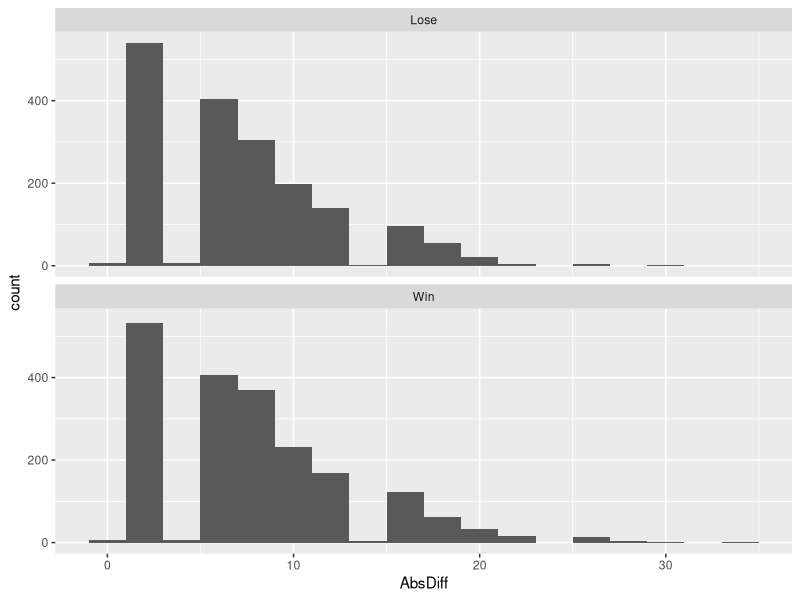
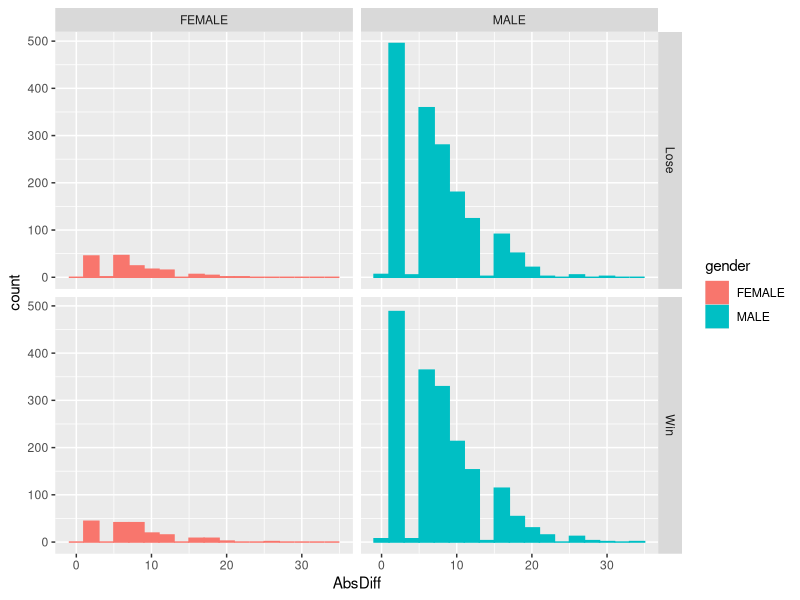
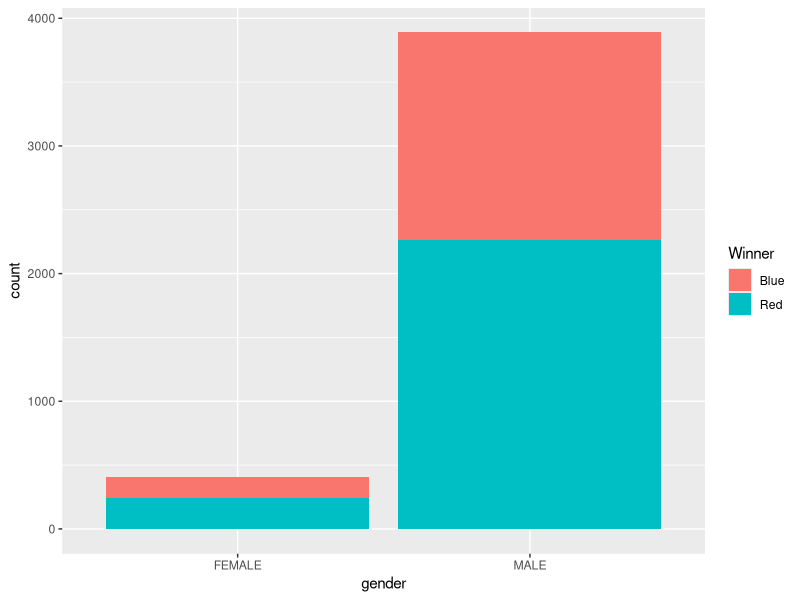

These figures' R source, in order:
## ---- chunk 1
knitr::opts_chunk$set(echo = TRUE)

library(dplyr)
library(ggplot2)
# library(here)
## ---- chunk 2
df <- read.csv('ufc-master.csv')

head(df)

names(df)

summary(df)
## ---- chunk 3
# Question: Does the fighter with the longer reach win more frequently?

# Create a smaller data frame
reach <- df[,c('Winner', 'B_Reach_cms', 'R_Reach_cms')]

# Calculate the difference in reach (positive = blue advantage)
reach$Diff <- reach$B_Reach_cms - reach$R_Reach_cms

# There is an outlier that makes no sense, so remove it
reach <- reach[reach$Diff > -50,]

# Remove all cases where the players had equal reach
reach <- subset(reach, !(Diff == 0))

# Identify the fighter with the longer reach
reach$Advantage <-
  case_when(
    reach$Diff > 0 ~ 'Blue',
    reach$Diff < 0 ~ 'Red'
  )

# Identify if the advantaged fighter won
reach$AdWin <-
  case_when(
    reach$Advantage == reach$Winner ~ 'Win',
    reach$Advantage != reach$Winner ~ 'Lose'
  )

reach$AdWin <- as.factor(reach$AdWin)

# Take the absolute value of the difference
reach$AbsDiff <- abs(reach$Diff)

# Plot the data
reach.hist <- ggplot(reach, aes(x = AbsDiff))
reach.hist +
  geom_histogram(binwidth = 2) +
  facet_wrap(~ AdWin, ncol = 1)

# Create the logistic regression
reach.model <- glm(AdWin ~ AbsDiff, data = reach, family = binomial())

# Display summary
summary(reach.model)

## ---- chunk 4
# Question: Does gender impact whether the fighter with the longer reach will win more frequently?

# Create a smaller data frame
reach_gender <- df[,c('Winner', 'gender', 'B_Reach_cms', 'R_Reach_cms')]

# Convert gender into levels
reach_gender$gender <- as.factor(reach_gender$gender)

# Calculate the difference in reach (positive = blue advantage)
reach_gender$Diff <- reach_gender$B_Reach_cms - reach_gender$R_Reach_cms

# There is an outlier that makes no sense, so remove it
reach_gender <- reach_gender[reach_gender$Diff > -50,]

# There is an outlier that makes no sense, so remove it
reach_gender <- reach_gender[reach$Diff > -50,]

# Remove all cases where the players had equal reach
reach_gender <- subset(reach_gender, !(Diff == 0))

# Identify the fighter with the longer reach
reach_gender$Advantage <-
  case_when(
    reach_gender$Diff > 0 ~ 'Blue',
    reach_gender$Diff < 0 ~ 'Red'
  )

# Identify if the advantaged fighter won
reach_gender$AdWin <-
  case_when(
    reach_gender$Advantage == reach_gender$Winner ~ 'Win',
    reach_gender$Advantage != reach_gender$Winner ~ 'Lose'
  )

reach_gender$AdWin <- as.factor(reach_gender$AdWin)

# Take the absolute value of the difference
reach_gender$AbsDiff <- abs(reach_gender$Diff)

# Plot the data
reach_gender.hist <- ggplot(reach_gender, aes(x = AbsDiff, color = gender))
reach_gender.hist +
  geom_histogram(binwidth = 2, aes(fill = gender)) +
  facet_grid(AdWin ~ gender)

# Create the logistic regression
diff.model <- glm(AdWin ~ AbsDiff, data = reach_gender, family = binomial())
reach_gender.model <- update(diff.model, .~. + gender)

# Display summary
summary(diff.model)
summary(reach_gender.model)
anova(diff.model, reach_gender.model)


## ---- chunk 5

## ---- chunk 6
str(df)
## ---- chunk 7
ggplot(df, aes(x = gender, fill = Winner)) +
  geom_bar()
## ---- chunk 8
df %>%
  select(gender, Winner) %>%
  dplyr::summarise(`% Win` = n())
